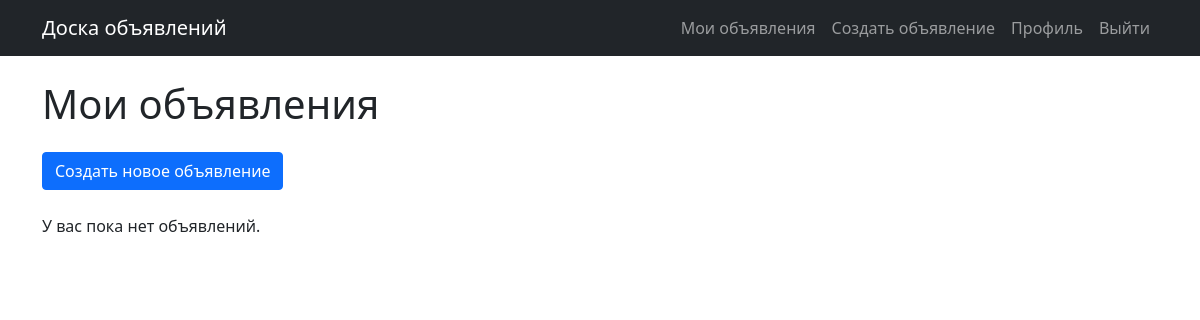
Before: /my-ads/ (signed in) with the older database file.
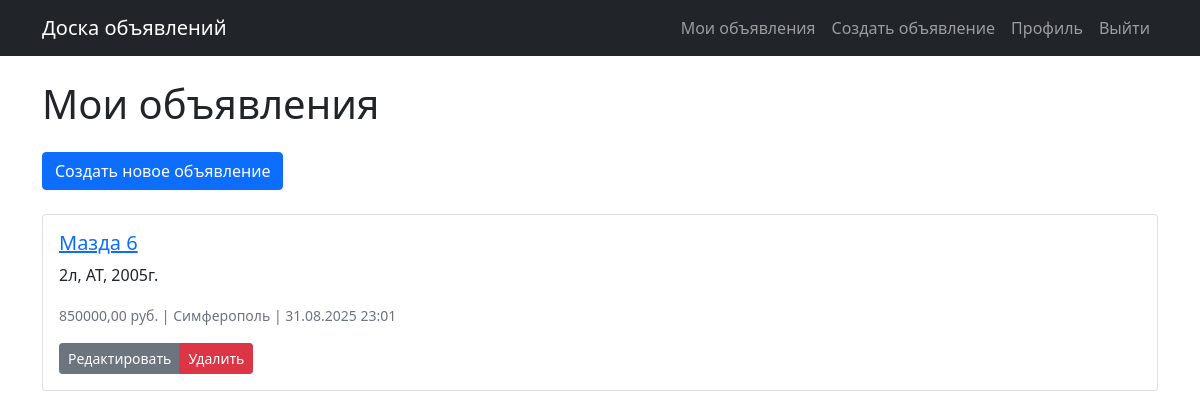
After: the same page with the newer database file.
### ads/models.py (models this page shows, shortened)
class Advertisement(models.Model):
    title = models.CharField(max_length=200)
    slug = models.SlugField(max_length=200, unique=True, blank=True)
    description = models.TextField()
    price = models.DecimalField(max_digits=10, decimal_places=2)
    city = models.ForeignKey(City, on_delete=models.CASCADE)
    category = models.ForeignKey(Category, on_delete=models.CASCADE, verbose_name="Категория")
    tags = models.ManyToManyField(Tag, blank=True, verbose_name="Теги")
    author = models.ForeignKey(User, on_delete=models.CASCADE)
    cover = models.ImageField(upload_to='covers/%Y/%m/%d/', blank=True, null=True)
    created_at = models.DateTimeField(auto_now_add=True)
    updated_at = models.DateTimeField(auto_now=True)  # Добавляем auto_now=True

class City(models.Model):
    name = models.CharField(max_length=100, unique=True, verbose_name="Название города")
    slug = models.SlugField(max_length=100, unique=True, verbose_name="URL-адрес города")  # Убираем blank=True, null=True
    created_at = models.DateTimeField(auto_now_add=True)
    class Meta:
        verbose_name = "Город"
        verbose_name_plural = "Города"
        ordering = ['name']
    def __str__(self):
        return self.name

### ads/views.py (the view)
# urls.py: path('my-ads/', views.UserAdvertisementListView.as_view(), name='my_ads'),
class UserAdvertisementListView(LoginRequiredMixin, ListView):
    model = Advertisement
    template_name = 'ads/user_advertisements.html'
    context_object_name = 'advertisements'
    paginate_by = 10
    def get_queryset(self):
        return Advertisement.objects.filter(author=self.request.user).order_by('-created_at')

### ads/templates/ads/user_advertisements.html (shortened to what this page needs)
{% extends 'ads/base.html' %}
{% block content %}
    <h1 class="mb-4">Мои объявления</h1>
    <a href="{% url 'advertisement_create' %}" class="btn btn-primary mb-4">Создать новое объявление</a>
    {% for advertisement in advertisements %}
        <div class="card mb-3">
            <div class="card-body">
                <h5 class="card-title">
                    <a href="{% url 'advertisement_detail' advertisement.slug %}">{{ advertisement.title }}</a>
                </h5>
                <p class="card-text">{{ advertisement.description|truncatechars:200 }}</p>
                <p class="card-text">
                    <small class="text-muted">
                        {{ advertisement.price }} руб. | {{ advertisement.city }} |
                        {{ advertisement.created_at|date:"d.m.Y H:i" }}
                    </small>
                </p>
                <div class="btn-group">
                    <a href="{% url 'advertisement_update' advertisement.slug %}" class="btn btn-secondary btn-sm">Редактировать</a>
                    <a href="{% url 'advertisement_delete' advertisement.slug %}" class="btn btn-danger btn-sm">Удалить</a>
                </div>
            </div>
        </div>
    {% empty %}
        <p>У вас пока нет объявлений.</p>
    {% endfor %}
{% endblock %}

Changed rows visible on the page:
added Advertisement: title "Мазда 6", description "2л, АТ, 2005г.", price "850000,00", city "Симферополь", created_at "31.08.2025 23:01"
Other visible differences:
text no longer shown: "У вас пока нет объявлений."
